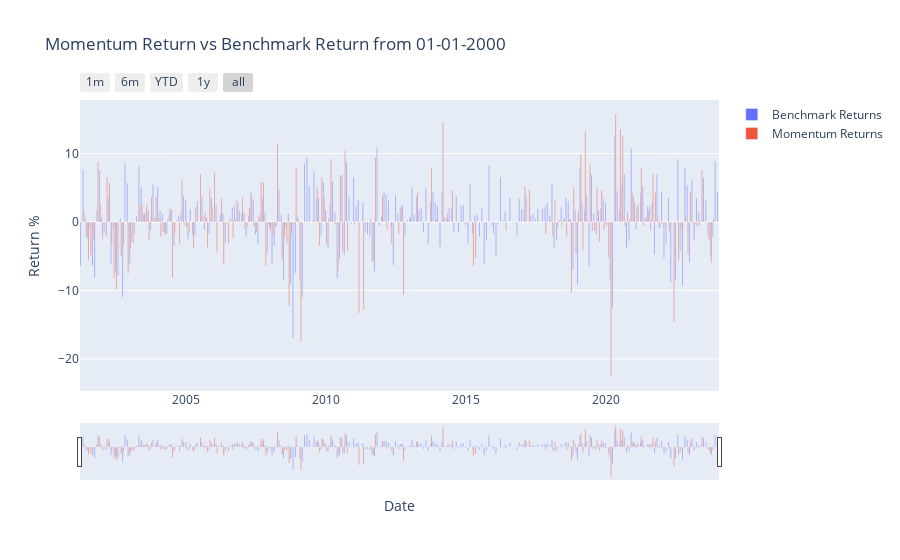

Notebook code cell kept with this figure:
### Code cell
# Create a Plotly figure
fig = go.Figure()

# Add the benchmark returns bar trace
fig.add_trace(
    go.Bar(
        x=gains.index,
        y=gains.values,
        name='Benchmark Returns'
    )
)

# Add the momentum returns bar trace
fig.add_trace(
    go.Bar(
        x=total_returns_df.index,
        y=total_returns_df['Total Returns'],
        name='Momentum Returns'
    )
)

# Update the layout to include a range slider
fig.update_layout(
    title='Momentum Return vs Benchmark Return from 01-01-2000',
    xaxis_title='Date',
    yaxis_title='Return %',
    barmode='group',
    xaxis=dict(
        rangeselector=dict(
            buttons=list([
                dict(count=1, label="1m", step="month", stepmode="backward"),
                dict(count=6, label="6m", step="month", stepmode="backward"),
                dict(count=1, label="YTD", step="year", stepmode="todate"),
                dict(count=1, label="1y", step="year", stepmode="backward"),
                dict(step="all")
            ])
        ),
        rangeslider=dict(
            visible=True
        ),
        type="date"
    )
)

# Show the plot
fig.show()

### Figure 1 — Plotly figure (JSON) as saved in the notebook; plotly's stock layout.template omitted (floating-point values rounded to 4 significant figures; data arrays with more than 128 entries replaced by an {"elided": "..."} marker saying what was removed)
{"data": [{"name": "Benchmark Returns", "type": "bar", "x": {"elided": "274 str values"}, "y": {"elided": "274 float values"}}, {"name": "Momentum Returns", "type": "bar", "x": {"elided": "269 str values"}, "y": {"elided": "269 float values"}}], "layout": {"barmode": "group", "title": {"text": "Momentum Return vs Benchmark Return from 01-01-2000"}, "xaxis": {"rangeselector": {"buttons": [{"count": 1, "label": "1m", "step": "month", "stepmode": "backward"}, {"count": 6, "label": "6m", "step": "month", "stepmode": "backward"}, {"count": 1, "label": "YTD", "step": "year", "stepmode": "todate"}, {"count": 1, "label": "1y", "step": "year", "stepmode": "backward"}, {"step": "all"}]}, "rangeslider": {"visible": true}, "title": {"text": "Date"}, "type": "date"}, "yaxis": {"title": {"text": "Return %"}}}}
